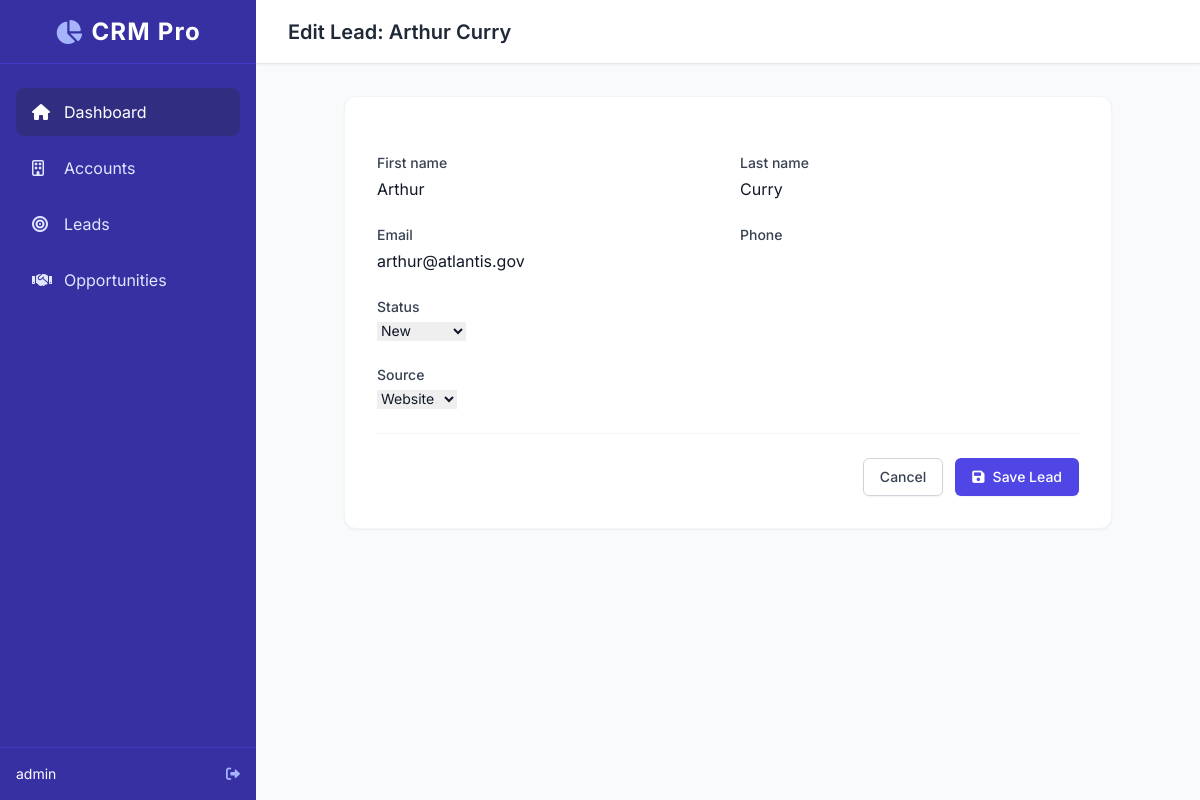
/leads/5/update/ (signed in), run on the app's committed database.
### crm/models.py (models this page shows, shortened)
class User(AbstractUser):
    ROLE_CHOICES = (
        ('admin', 'Admin'),
        ('agent', 'Sales Agent'),
    )
    role = models.CharField(max_length=10, choices=ROLE_CHOICES, default='agent')

class Lead(models.Model):
    STATUS_CHOICES = (
        ('new', 'New'),
        ('contacted', 'Contacted'),
        ('qualified', 'Qualified'),
        ('lost', 'Lost'),
    )
    SOURCE_CHOICES = (
        ('website', 'Website'),
        ('referral', 'Referral'),
        ('cold_call', 'Cold Call'),
        ('other', 'Other'),
    )
    assigned_to = models.ForeignKey(User, on_delete=models.SET_NULL, null=True, blank=True, related_name='leads')
    first_name = models.CharField(max_length=100)
    last_name = models.CharField(max_length=100)
    email = models.EmailField()
    phone = models.CharField(max_length=20, blank=True, null=True)
    status = models.CharField(max_length=20, choices=STATUS_CHOICES, default='new')
    source = models.CharField(max_length=20, choices=SOURCE_CHOICES, default='website')
    created_at = models.DateTimeField(auto_now_add=True)
    updated_at = models.DateTimeField(auto_now=True)

### crm/views.py (the view)
# urls.py: path('leads/<int:pk>/update/', views.LeadUpdateView.as_view(), name='lead-update'),
class LeadUpdateView(LoginRequiredMixin, UpdateView):
    model = Lead
    form_class = LeadForm
    template_name = 'crm/lead_form.html'
    success_url = reverse_lazy('lead-list')
    login_url = 'login'

### crm/forms.py
class LeadForm(forms.ModelForm):
    class Meta:
        model = Lead
        fields = ('first_name', 'last_name', 'email', 'phone', 'status', 'source')

### crm/templates/crm/lead_form.html (shortened to what this page needs)
{% extends 'crm/base.html' %}
{% block header_title %}
{% if object %}Edit Lead: {{ object.first_name }} {{ object.last_name }}{% else %}Create New Lead{% endif %}
{% endblock %}
{% block content %}
<div class="max-w-3xl mx-auto">
    <div class="bg-white rounded-xl shadow-sm border border-gray-100 overflow-hidden p-8">
        <form method="post" class="space-y-6">
            <div class="grid grid-cols-1 md:grid-cols-2 gap-6">
                {% for field in form %}
                {% if field.name == 'status' or field.name == 'source' %}
                <div class="col-span-1 md:col-span-2 text-sm">
                    <label class="block text-sm font-medium text-gray-700 mb-1">{{ field.label }}</label>
                    {{ field }}
                </div>
                {% else %}
                <div>
                    <label class="block text-sm font-medium text-gray-700 mb-1">{{ field.label }}</label>
                    {{ field }}
                </div>
                {% endif %}
                {% endfor %}
            </div>
            <div class="mt-8 pt-6 border-t border-gray-100 flex items-center justify-end gap-3">
                <a href="{% url 'lead-list' %}"
                    class="px-4 py-2 border border-gray-300 shadow-sm text-sm font-medium rounded-md text-gray-700 bg-white hover:bg-gray-50 focus:outline-none focus:ring-2 focus:ring-offset-2 focus:ring-indigo-500 transition-colors">
                    Cancel
                </a>
                <button type="submit"
                    class="px-4 py-2 border border-transparent shadow-sm text-sm font-medium rounded-md text-white bg-indigo-600 hover:bg-indigo-700 focus:outline-none focus:ring-2 focus:ring-offset-2 focus:ring-indigo-500 transition-colors flex items-center gap-2">
                    <i class="fas fa-save"></i> Save Lead
                </button>
            </div>
        </form>
    </div>
</div>
{% endblock %}

### crm/templates/crm/base.html (shortened to what this page needs)
<!DOCTYPE html>
<html lang="en">
<head>
    <script src="https://cdn.tailwindcss.com"></script>
    <link href="https://cdnjs.cloudflare.com/ajax/libs/font-awesome/6.0.0/css/all.min.css" rel="stylesheet">
</head>
<body class="bg-gray-50 text-gray-900">
    {% if user.is_authenticated %}
    <div class="flex h-screen overflow-hidden">
        <aside class="w-64 bg-indigo-800 text-white flex flex-col transition-all duration-300">
            <div class="h-16 flex items-center justify-center border-b border-indigo-700">
                <h1 class="text-2xl font-bold tracking-wider relative flex items-center gap-2">
                    <i class="fas fa-chart-pie text-indigo-300"></i> CRM Pro
                </h1>
            </div>
            <nav class="flex-1 px-4 py-6 space-y-2 overflow-y-auto">
                <a href="{% url 'dashboard' %}"
                    class="flex items-center gap-3 px-4 py-3 rounded-lg bg-indigo-900 text-white transition-colors">
                    <i class="fas fa-home w-5"></i> Dashboard
                </a>
                <a href="{% url 'account-list' %}"
                    class="flex items-center gap-3 px-4 py-3 rounded-lg hover:bg-indigo-700 text-indigo-100 transition-colors">
                    <i class="far fa-building w-5"></i> Accounts
                </a>
                <a href="{% url 'lead-list' %}"
                    class="flex items-center gap-3 px-4 py-3 rounded-lg hover:bg-indigo-700 text-indigo-100 transition-colors">
                    <i class="fas fa-bullseye w-5"></i> Leads
                </a>
                <a href="{% url 'opportunity-list' %}"
                    class="flex items-center gap-3 px-4 py-3 rounded-lg hover:bg-indigo-700 text-indigo-100 transition-colors">
                    <i class="fas fa-handshake w-5"></i> Opportunities
                </a>
            </nav>
            <div class="p-4 border-t border-indigo-700 text-sm flex items-center justify-between">
                <span class="truncate">{{ user.username }}</span>
                <form action="{% url 'logout' %}" method="post" class="inline">
                    <button type="submit" class="text-indigo-300 hover:text-white transition-colors" title="Logout">
                        <i class="fas fa-sign-out-alt"></i>
                    </button>
                </form>
            </div>
        </aside>
        <main class="flex-1 flex flex-col h-screen overflow-hidden">
            <header
                class="h-16 bg-white border-b border-gray-200 flex items-center justify-between px-8 z-10 shadow-sm">
                <h2 class="text-xl font-semibold text-gray-800">{% block header_title %}Dashboard{% endblock %}</h2>
            </header>
            <div class="flex-1 overflow-y-auto p-8 bg-gray-50">
                {% block content %}
                {% endblock %}
            </div>
        </main>
    </div>
    {% else %}
    {% block auth_content %}
    {% endblock %}
    {% endif %}
</body>
</html>

### crm/templates/crm/base.html (style rules this page uses)
body { font-family: 'Inter', sans-serif; }

### crm/templates/crm/lead_form.html (style rules this page uses)
input[type="text"], input[type="email"], select { @apply appearance-none block w-full px-3 py-2 border border-gray-300 rounded-md shadow-sm placeholder-gray-400 focus:outline-none focus:ring-indigo-500 focus:border-indigo-500 sm:text-sm; }

### data on the page
User: username "admin"
Lead: first_name "Arthur", last_name "Curry", form "Arthur" "Curry" "arthur@atlantis.gov", form "New" "Website"

### other printed values
{{ field.label }} "First name" "Last name" "Email" "Phone"
{{ field.label }} "Status" "Source"
